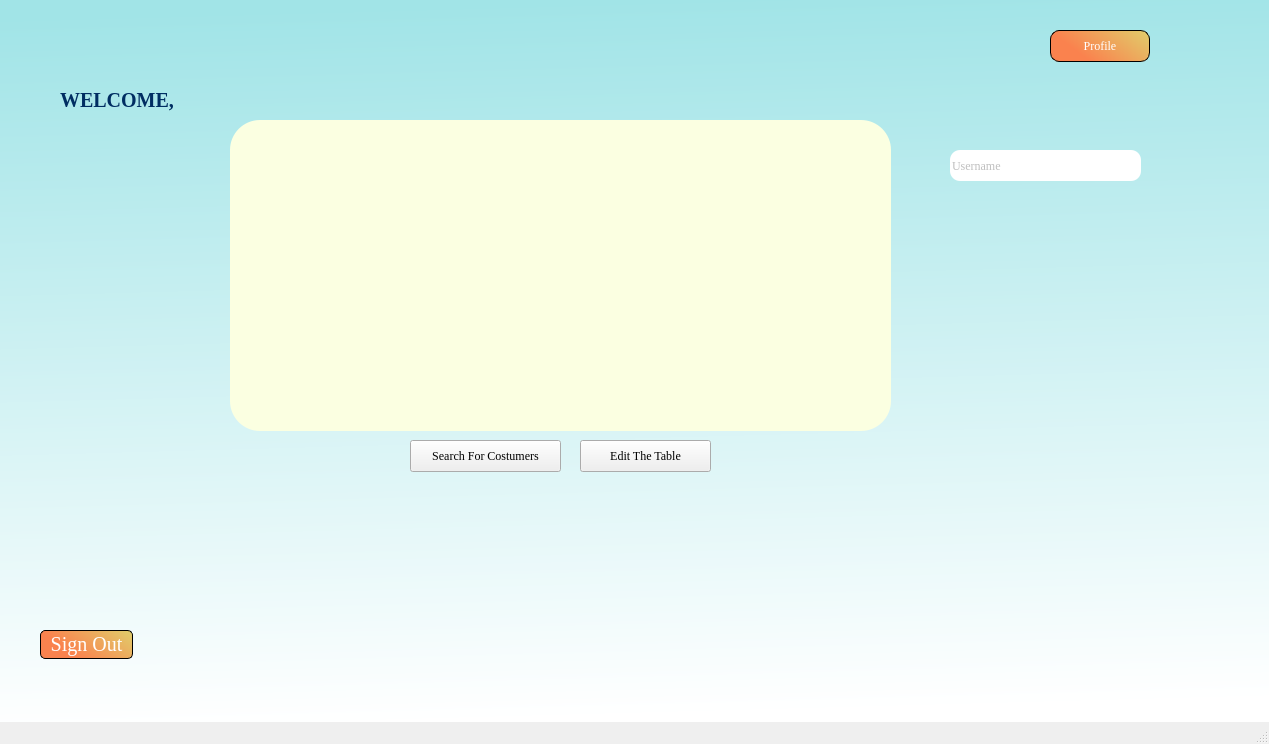
<?xml version="1.0" encoding="UTF-8"?>
<ui version="4.0">
 <class>AfterCompanyLogin</class>
 <widget class="QMainWindow" name="AfterCompanyLogin">
  <property name="geometry">
   <rect>
    <x>0</x>
    <y>0</y>
    <width>1269</width>
    <height>744</height>
   </rect>
  </property>
  <property name="windowTitle">
   <string>MainWindow</string>
  </property>
  <property name="styleSheet">
   <string notr="true">color:black;
font-family:times new roman;</string>
  </property>
  <widget class="QWidget" name="centralwidget">
   <property name="styleSheet">
    <string notr="true">#centralwidget{
	background-color: qlineargradient(spread:pad, x1:0.280788, y1:0.0113636, x2:0.330039, y2:1, stop:0 rgba(161, 228, 231, 255), stop:1 rgba(255, 255, 255, 255));
}</string>
   </property>
   <widget class="QLabel" name="Logo">
    <property name="geometry">
     <rect>
      <x>50</x>
      <y>30</y>
      <width>251</width>
      <height>51</height>
     </rect>
    </property>
    <property name="styleSheet">
     <string notr="true">background-repeat:no-repeat;
background-image: url(:/images/travelSphere.png);</string>
    </property>
    <property name="text">
     <string/>
    </property>
   </widget>
   <widget class="QPushButton" name="Profile">
    <property name="geometry">
     <rect>
      <x>1050</x>
      <y>30</y>
      <width>100</width>
      <height>32</height>
     </rect>
    </property>
    <property name="styleSheet">
     <string notr="true">*{
border-radius:9px;
	background-color: qlineargradient(spread:pad, x1:0.0788177, y1:0.380682, x2:1, y2:0, stop:0.0640394 rgba(250, 130, 78, 255), stop:1 rgba(224, 206, 107, 255));
color:white;
	font: 10pt &quot;Monaco&quot;;
	border-color: rgb(0,0,0);
  border-style: solid;
  border-width: 1px;

}

*:hover{
color:#F5E0E0;
}</string>
    </property>
    <property name="text">
     <string>Profile</string>
    </property>
   </widget>
   <widget class="QTableView" name="tableView">
    <property name="geometry">
     <rect>
      <x>230</x>
      <y>120</y>
      <width>661</width>
      <height>311</height>
     </rect>
    </property>
    <property name="styleSheet">
     <string notr="true">color:grey;
font-family:times new roman;
border-radius:30px;

background-color: rgb(251, 255, 225);</string>
    </property>
   </widget>
   <widget class="QPushButton" name="customers">
    <property name="geometry">
     <rect>
      <x>410</x>
      <y>440</y>
      <width>151</width>
      <height>32</height>
     </rect>
    </property>
    <property name="text">
     <string>Search For Costumers</string>
    </property>
   </widget>
   <widget class="QPushButton" name="update">
    <property name="geometry">
     <rect>
      <x>580</x>
      <y>440</y>
      <width>131</width>
      <height>32</height>
     </rect>
    </property>
    <property name="text">
     <string>Edit The Table</string>
    </property>
   </widget>
   <widget class="QLabel" name="companyUsername">
    <property name="geometry">
     <rect>
      <x>150</x>
      <y>90</y>
      <width>191</width>
      <height>21</height>
     </rect>
    </property>
    <property name="font">
     <font>
      <family>Georgia</family>
      <pointsize>15</pointsize>
      <italic>false</italic>
      <bold>true</bold>
     </font>
    </property>
    <property name="styleSheet">
     <string notr="true">#companyUsername{
font-family: 'Georgia';
font-style: normal;
font-weight: 700;
font-size: 29.8444px;
line-height: 34px;
/* identical to box height */

display: flex;
align-items: center;
text-align: center;
color: #002D62 ; 
background: linear-gradient(180deg, #258AE7 0%, rgba(175, 204, 232, 0.95) 100%);
-webkit-background-clip: text;
-webkit-text-fill-color: transparent;
background-clip: text;
text-fill-color: transparent;
}</string>
    </property>
    <property name="text">
     <string/>
    </property>
   </widget>
   <widget class="QLabel" name="WelcomeNote">
    <property name="geometry">
     <rect>
      <x>60</x>
      <y>90</y>
      <width>161</width>
      <height>21</height>
     </rect>
    </property>
    <property name="font">
     <font>
      <family>Georgia</family>
      <pointsize>15</pointsize>
      <italic>false</italic>
      <bold>true</bold>
     </font>
    </property>
    <property name="styleSheet">
     <string notr="true">#WelcomeNote{
font-family: 'Georgia';
font-style: normal;
font-weight: 700;
font-size: 29.8444px;
line-height: 34px;
/* identical to box height */

display: flex;
align-items: center;
text-align: center;
color: #002D62 ; 
background: linear-gradient(180deg, #258AE7 0%, rgba(175, 204, 232, 0.95) 100%);
-webkit-background-clip: text;
-webkit-text-fill-color: transparent;
background-clip: text;
text-fill-color: transparent;
}</string>
    </property>
    <property name="text">
     <string>WELCOME,</string>
    </property>
   </widget>
   <widget class="QPushButton" name="signout_icon">
    <property name="geometry">
     <rect>
      <x>1030</x>
      <y>600</y>
      <width>41</width>
      <height>31</height>
     </rect>
    </property>
    <property name="styleSheet">
     <string notr="true">background-image: url(C:/Users/PC/OneDrive/Desktop/ENGT presentation/signoutvector.png) ;
background-repeat: norepeat ;
background-color: none  ;
border-radius : 5px ; </string>
    </property>
    <property name="text">
     <string/>
    </property>
   </widget>
   <widget class="QPushButton" name="signout">
    <property name="geometry">
     <rect>
      <x>40</x>
      <y>630</y>
      <width>93</width>
      <height>29</height>
     </rect>
    </property>
    <property name="styleSheet">
     <string notr="true">*{
border-radius:5px;
	background-color: qlineargradient(spread:pad, x1:0.0788177, y1:0.380682, x2:1, y2:0, stop:0.0640394 rgba(250, 130, 78, 255), stop:1 rgba(224, 206, 107, 255));
color:white;
font-family:&quot;Times New Roman&quot;;
	border-color: rgb(0,0,0);
  border-style: solid;
  border-width: 1px;
font-size:20px;

}

*:hover{
color:#F5E0E0;
}</string>
    </property>
    <property name="text">
     <string>Sign Out</string>
    </property>
   </widget>
   <widget class="QFrame" name="frame">
    <property name="geometry">
     <rect>
      <x>920</x>
      <y>130</y>
      <width>251</width>
      <height>111</height>
     </rect>
    </property>
    <property name="styleSheet">
     <string notr="true">border:none;</string>
    </property>
    <property name="frameShape">
     <enum>QFrame::StyledPanel</enum>
    </property>
    <property name="frameShadow">
     <enum>QFrame::Raised</enum>
    </property>
    <widget class="QLineEdit" name="lineEdit">
     <property name="geometry">
      <rect>
       <x>30</x>
       <y>20</y>
       <width>191</width>
       <height>31</height>
      </rect>
     </property>
     <property name="styleSheet">
      <string notr="true">border-radius:10px;
color:grey;</string>
     </property>
     <property name="placeholderText">
      <string>Username</string>
     </property>
    </widget>
    <widget class="QPushButton" name="pushButton">
     <property name="geometry">
      <rect>
       <x>110</x>
       <y>60</y>
       <width>31</width>
       <height>32</height>
      </rect>
     </property>
     <property name="styleSheet">
      <string notr="true">background-image: url(:/images/icons8-search-30.png);
background-repeat:no-repeat;</string>
     </property>
     <property name="text">
      <string/>
     </property>
    </widget>
   </widget>
  </widget>
  <widget class="QMenuBar" name="menubar">
   <property name="geometry">
    <rect>
     <x>0</x>
     <y>0</y>
     <width>1269</width>
     <height>22</height>
    </rect>
   </property>
  </widget>
  <widget class="QStatusBar" name="statusbar"/>
 </widget>
 <resources/>
 <connections/>
</ui>
